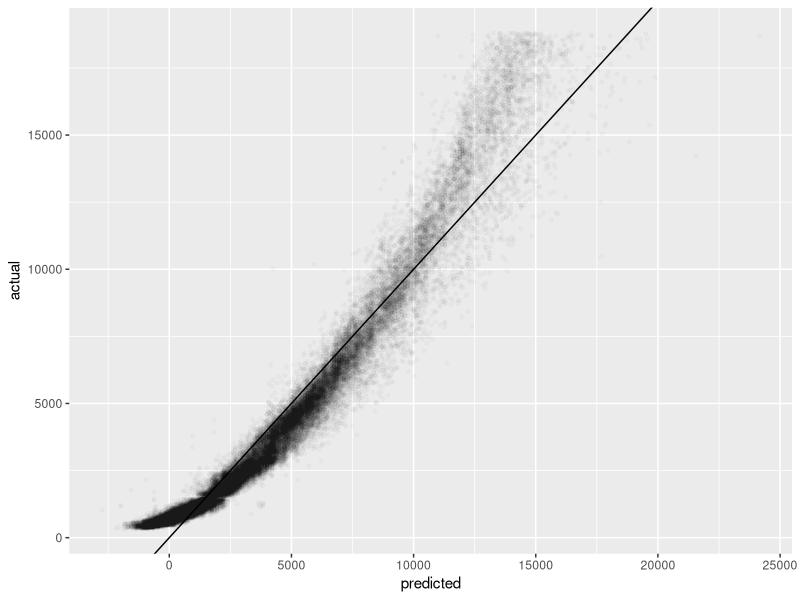

Write R code to recreate this figure.
## ---- chunk 1
knitr::opts_chunk$set(echo = FALSE)
## ---- chunk 2
    library(ggplot2)
    library(dplyr)

    diamonds <- diamonds %>%
        select(price, carat, cut, color, clarity)

    model <- lm(price ~ .*., data=diamonds)
    
    accuracy <- data.frame(predicted = predict(model, diamonds),actual = diamonds$price)
    ggplot(accuracy, aes(predicted, actual)) + geom_point(size=1, alpha = 0.02) + geom_abline(intercept = 0, slope = 1)
